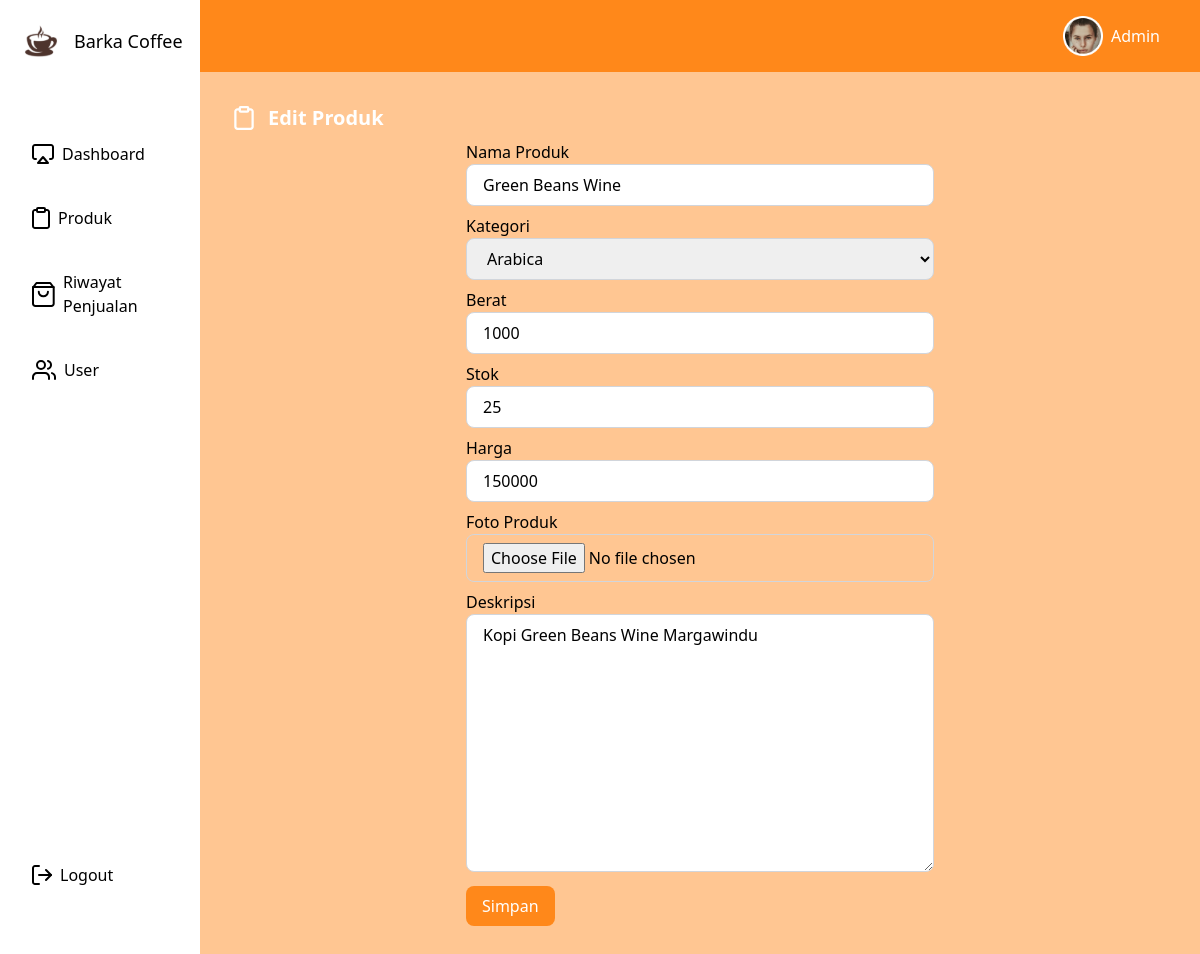
Page /produk/edit/19 on the committed database.
### tables this page shows
CREATE TABLE `produk` (
  `id_produk` int(11) NOT NULL,
  `nama_produk` varchar(50) NOT NULL,
  `kategori` varchar(20) NOT NULL,
  `berat` int(11) NOT NULL,
  `stok` int(11) NOT NULL,
  `harga` int(11) NOT NULL,
  `tanggal_perubahan` datetime DEFAULT NULL,
  `foto_produk` varchar(150) NOT NULL,
  `deskripsi` text NOT NULL
);

### application/controllers/Main.php (called while the page is built, shortened)
<?php
class Main extends CI_Controller {
    public function __construct()
	{
		$this->load->model('Main_Model','MainModel');
	}
	public function produkUpdate($id_produk)
	{
		$detailProduk		= $this->MainModel->getProduct($id_produk)->result();
		$data['detail_produk'] 		= $detailProduk[0];
		$this->load->view('admin/produk-edit/index', $data);
	}
}

### index.php (called while the page is built, shortened)
<?php
require_once BASEPATH.'core/CodeIgniter.php';

### application/models/Main_Model.php (called while the page is built, shortened)
<?php
 class Main_Model extends CI_Model
 {
	public function getProduct($id_produk)
 	{
 		return $this->db->query("SELECT * FROM produk WHERE id_produk='$id_produk'");
 	}
 }
?>

### application/views/admin/produk-edit/index.php (the view, shortened to what this page needs)
<div class="flex">
	<div class="flex-1 bg-secondary">
		<section class="container mx-auto p-8">
			<h1 class="text-black flex items-center flex space-x-3 text-xl font-bold">
				<img src="<?= base_url(); ?>/assets/images/produk-white-icon.svg" alt="Account Icon" class="w-6 h-6">
				<span class="text-white">
					Edit Produk
				</span>
			</h1>
			<div class="flex justify-center">
				<div class="w-1/2">
					<?php echo form_open_multipart('Main/updateProdukProcess'); ?>
					<div class="my-2">
						<label for="nama" class="block">Nama Produk</label>
						<input type="text" id="nama" name="nama_produk" required
							class="border border-gray-300 rounded-lg px-4 py-2 w-full"
							value="<?= $detail_produk->nama_produk ?>">
					</div>
					<div class="my-2">
						<label for="kategori" class="block">Kategori</label>
						<select name="kategori" id="kategori" required
							class="border border-gray-300 rounded-lg px-4 py-2 w-full">
							<option value="arabica" <?= $detail_produk->kategori == 'arabica' ? 'selected' : '' ?>>
								Arabica
							</option>
						</select>
					</div>
					<div class="my-2">
						<label for="berat" class="block">Berat</label>
						<input type="number" id="berat" name="berat" required
							class="border border-gray-300 rounded-lg px-4 py-2 w-full"
							value="<?= $detail_produk->berat ?>">
					</div>
					<div class="my-2">
						<label for="stok" class="block">Stok</label>
						<input type="number" id="stok" name="stok" required
							class="border border-gray-300 rounded-lg px-4 py-2 w-full"
							value="<?= $detail_produk->stok ?>">
					</div>
					<div class="my-2">
						<label for="harga" class="block">Harga</label>
						<input type="number" id="harga" name="harga" required
							class="border border-gray-300 rounded-lg px-4 py-2 w-full"
							value="<?= $detail_produk->harga ?>">
					</div>
					<div class="my-2">
						<label for="foto_produk" class="block">Foto Produk</label>
						<input type="file" id="foto_produk" name="foto"
							class="border border-gray-300 rounded-lg px-4 py-2 w-full">
					</div>
					<div class="my-2">
						<label for="deskripsi" class="block">Deskripsi</label>
						<textarea name="deskripsi" id="deskripsi" cols="30" rows="10" required
							class="border border-gray-300 rounded-lg px-4 py-2 w-full"><?= $detail_produk->deskripsi ?></textarea>
					</div>
					<button type="submit" class="bg-primary text-white py-2 px-4 rounded-lg">Simpan</button>
					</form>
				</div>
			</div>
		</section>
	</div>
</div>

### rows in the picture
produk: nama_produk "Green Beans Wine", kategori "Arabica", berat "1000", stok "25", harga "150000", deskripsi "Kopi Green Beans Wine Margawindu"
